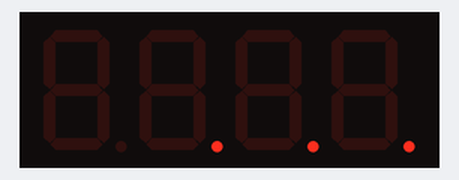
A sketch run on a simulated Arduino Uno, built with avr-gcc and run on an emulated ATmega328P. Parts: 4-digit seven-segment display. Wiring (inferred from the names in the program): 4-digit 7-segment display, segments lit when LOW: segments pin 9, pin 13, pin 6, pin 4, pin 3, pin 10, pin 7, pin 5; digit selects pin 8, pin 11, pin 12, pin 2. The segment pins are drawn as the display they are named for.

Above: at 0.3 s.
At 1.2 s:
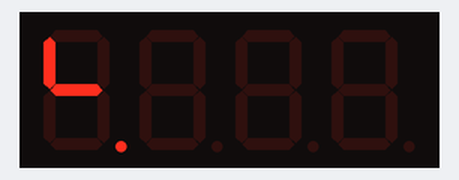
At 2.0 s:
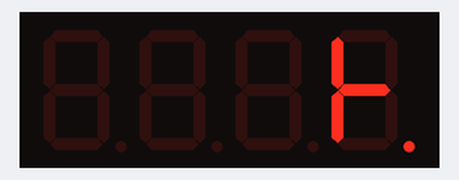
At 3.5 s:
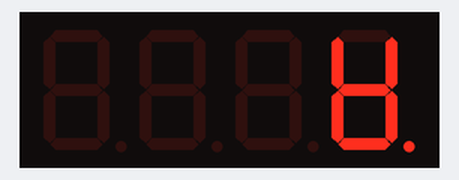
At 20.53 s:
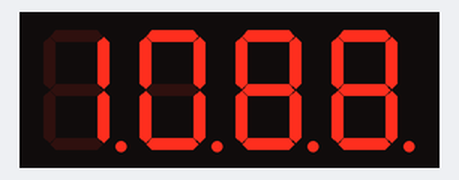
At 39.01 s:
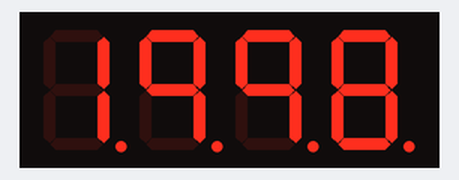

The sketch:

PCB_4DIGIT_7SEG_counter.ino
```cpp
//The code shows the analog value of a sensor connected to the arduino board.

//The value displayed can range anywhere from 0 to 9999 on a four-digit display.

const int sensorPin = 0; //The analog sensor is connected to analog pin 0 of the arduino

//ABCDEFG,dp
const int numeral[10] = {
  B11111100, //0
  B01100000, //1
  B11011010, //2
  B11110010, //3
  B01100110, //4
  B10110110, //5
  B00111110, //6
  B11100000, //7
  B11111110, //8
  B11100110, //9
};

//pins for decimal point and each segment
//dp, G, F, E, D, C, B, A
//const int segmentPins[] = {4, 7, 8, 6, 5, 3, 2, 9};//{2, 3, 4, 5, 6, 7, 8}; //
//
//const int numberofDigits = 4;
//
//const int digitPins[numberofDigits] = { 10, 11, 12, 13}; //digits 1, 2, 3, 4

const int segmentPins[] = {5, 7, 10, 3, 4, 6, 13, 9};//{2, 3, 4, 5, 6, 7, 8}; //

const int numberofDigits = 4;

const int digitPins[numberofDigits] = {8, 11, 12, 2}; //digits 1, 2, 3, 4

void setup()
{
  //sets the digit pins as outputs
  for (int i = 0; i < numberofDigits; i++)
    pinMode(digitPins[i], OUTPUT);

  for (int i = 0; i < 8; i++) {
    pinMode(segmentPins[i], OUTPUT); //set segment and DP pins to output
    digitalWrite(segmentPins[i], LOW);
    delay(100);
    //    digitalWrite(segmentPins[i], LOW);
    //    delay(100);
    for (int i = 0; i < numberofDigits; i++) {
      pinMode(digitPins[i], OUTPUT);
      digitalWrite(digitPins[i], LOW);
      delay(100);
      digitalWrite(digitPins[i], HIGH);
    }
  }
}

void loop()
{
  //  int value = analogRead(sensorPin);
  //  showNumber(value);
  //  showNumber(1234);
  uint32_t i = 0, timer = millis();
  while (i < 9999) {
    if ((millis() - timer) >= 0) {
      i++;
      timer = millis();
    }
    showNumber(i);
  }
}

void showNumber (int number)
{
  if (number == 0)
    showDigit (0, numberofDigits - 1); //display 0 in the rightmost digit
  else
  {
    for (int digit = numberofDigits - 1; digit >= 0; digit--)
    {
      if (number > 0)
      {
        showDigit(number % 10, digit);
        number = number / 10;
      }
    }
  }
}

//Displays given number on a 7-segment display at the given digit position
void showDigit (int number, int digit)
{
  for (int segment = 1; segment < 8; segment++)
  {
    boolean isBitSet = bitRead(numeral[number], segment);

    isBitSet = ! isBitSet; //remove this line if common cathode display
    digitalWrite(segmentPins[segment], isBitSet);
  }
  digitalWrite(digitPins[digit], LOW);
  delay(5);
  digitalWrite(digitPins[digit], HIGH);
}
```
